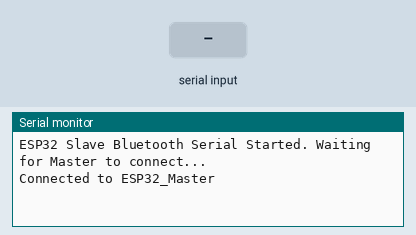
A sketch run on a simulated ESP32. Parts: the last lines printed to the serial monitor. Inputs (shaded band) come from the test bench. Nothing arrives over Bluetooth unless stated.

Above: at 1.2 s.
1.3 s: "1\n" received over the second serial link
At 2.1 s:
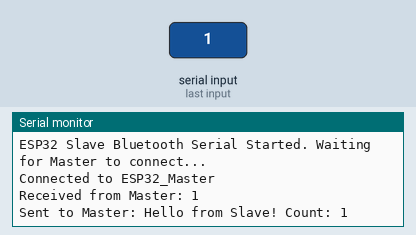
2.8 s: "0\n" received over the second serial link
At 3.4 s:
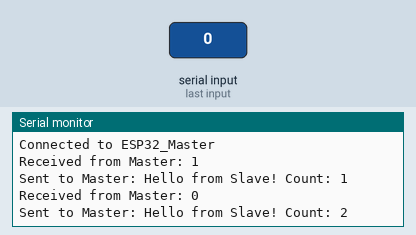
4.3 s: "2\n" received over the second serial link
At 4.7 s:
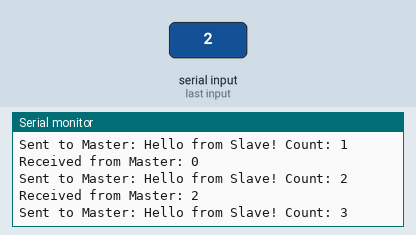

Measured:
- after the input at 1.3 s, the serial monitor: prints a new line at once (image 1)
- after the input at 2.8 s, the serial monitor: prints a new line at once (image 2)
- after the input at 4.3 s, the serial monitor: prints a new line at once (image 3)

The sketch:

bluetooth_slave.ino
```cpp
#include <BluetoothSerial.h>

// Create a BluetoothSerial object for Bluetooth communication
BluetoothSerial SerialBT;

// Counter for sent responses
int counter = 1;

void setup() {
  Serial.begin(115200);
  SerialBT.begin("ESP32_Slave"); // Slave mode
  Serial.println("ESP32 Slave Bluetooth Serial Started. Waiting for Master to connect...");

  // Wait for the master to connect
  while (!SerialBT.connected()) {
    delay(1000);
    Serial.println("Waiting for ESP32_Master to connect...");
  }
  Serial.println("Connected to ESP32_Master");
}

void loop() {
  // Check if a message is received from the master
  if (SerialBT.available()) {
    String message = SerialBT.readStringUntil('\n');
    Serial.println("Received from Master: " + message);

    // Create a response with the counter value
    String response = "Hello from Slave! Count: " + String(counter++);
    SerialBT.println(response); // Send the response to the master
    Serial.println("Sent to Master: " + response);
  }

  delay(50); // Small delay to avoid overwhelming the loop
}
```
